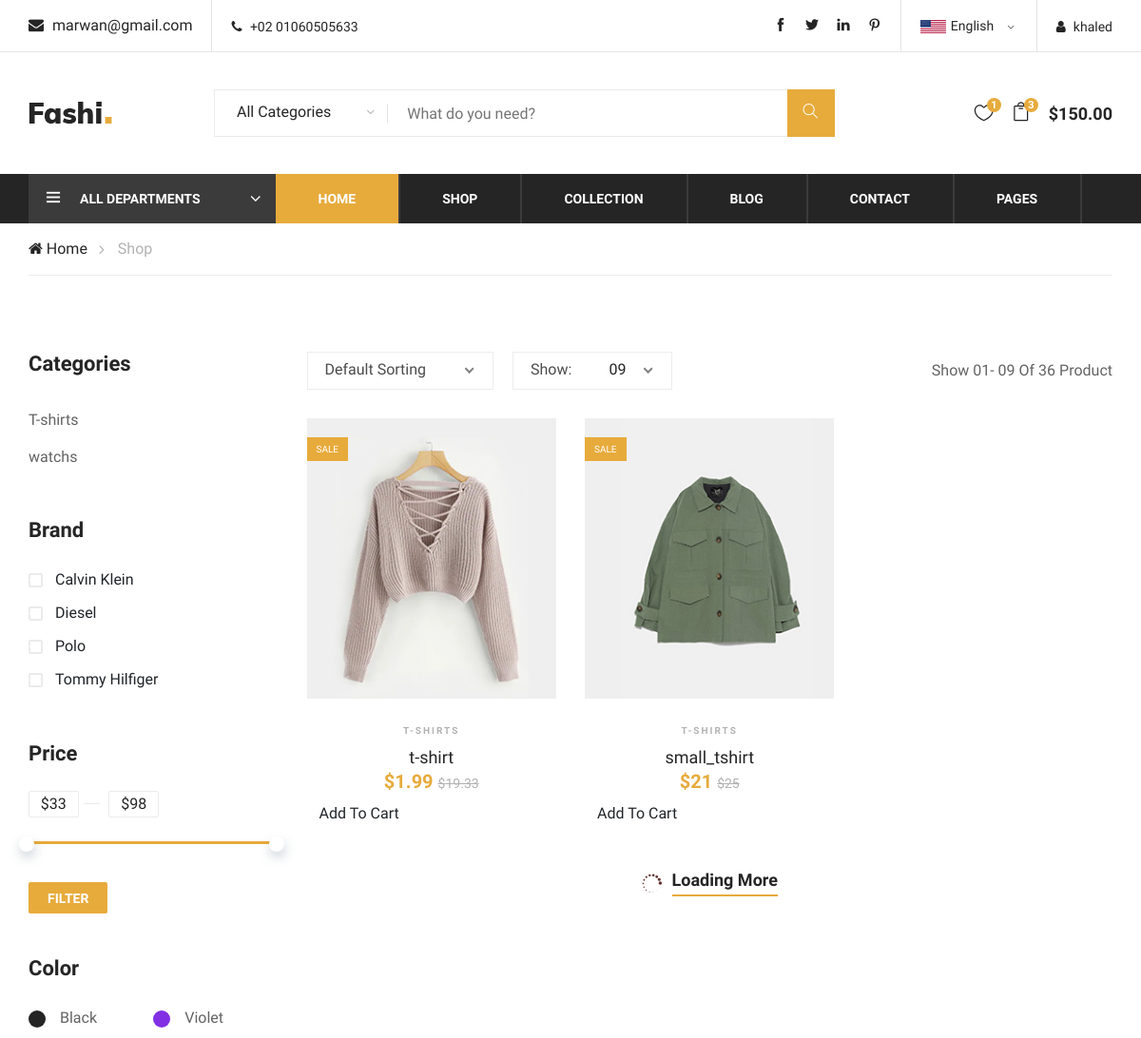
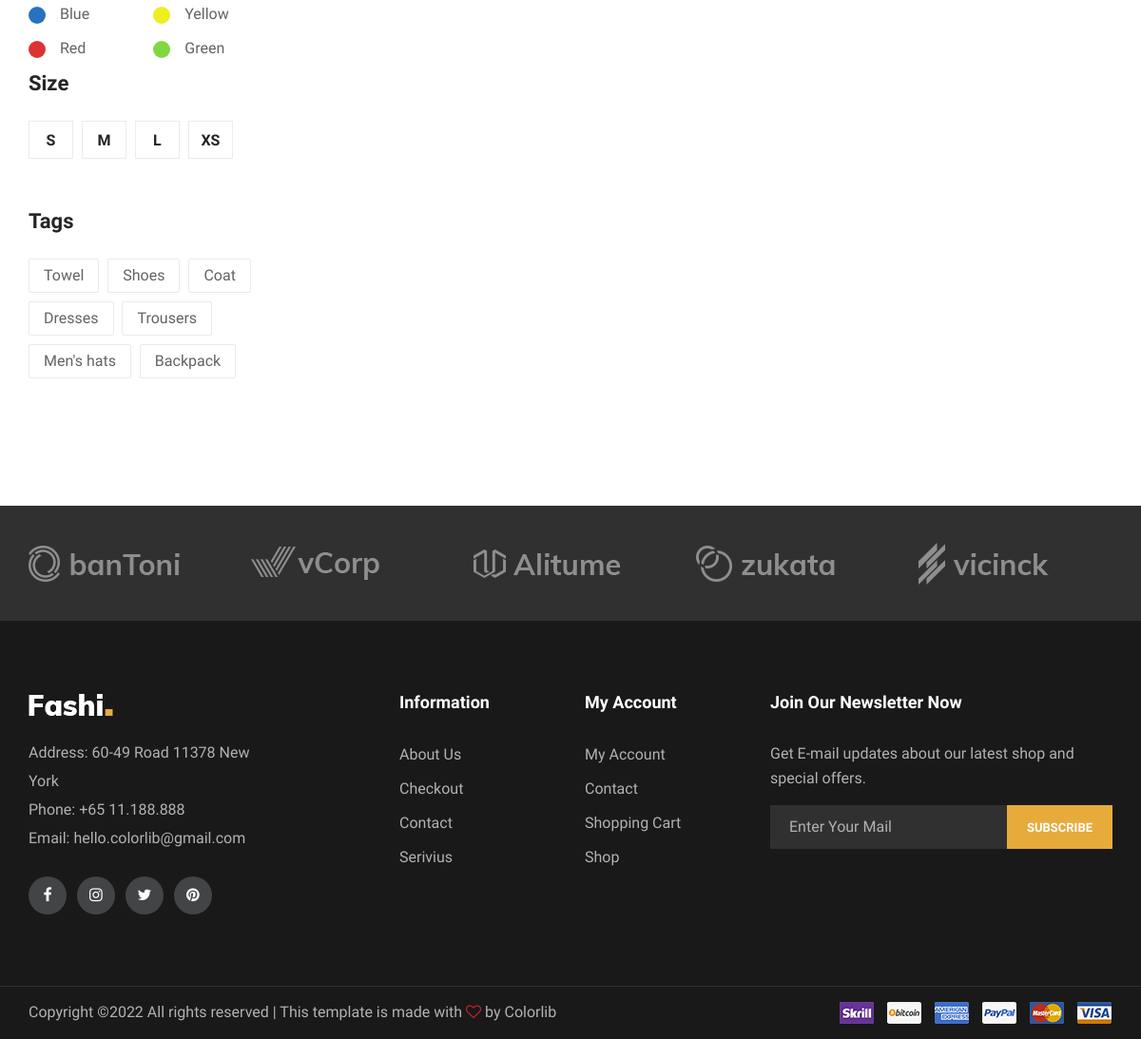
Screenshot of /core/shop.php (signed in) with the database file from the repository (2 pictures, top to bottom).
### tables this page shows
CREATE TABLE `info` (
  `email` varchar(32) NOT NULL,
  `phone` varchar(11) NOT NULL
);

CREATE TABLE `categories` (
  `id` int(11) NOT NULL,
  `cat_name` varchar(30) NOT NULL
);

CREATE TABLE `products` (
  `id` int(11) NOT NULL,
  `p_name` varchar(30) NOT NULL,
  `description` text NOT NULL,
  `price` varchar(30) NOT NULL,
  `image` longblob DEFAULT NULL,
  `discount` varchar(30) DEFAULT NULL,
  `stock` int(10) DEFAULT NULL,
  `id_category` int(10) DEFAULT NULL
);

### core/shop.php (the view, shortened to what this page needs)
<?php
include 'project_des/header.php';
include 'project_des/nav.php';
?>
    <div class="breacrumb-section">
        <div class="container">
            <div class="row">
                <div class="col-lg-12">
                    <div class="breadcrumb-text">
                        <a href="#"><i class="fa fa-home"></i> Home</a>
                        <span>Shop</span>
                    </div>
                </div>
            </div>
        </div>
    </div>
    <section class="product-shop spad">
        <div class="container">
            <div class="row">
                <div class="col-lg-3 col-md-6 col-sm-8 order-2 order-lg-1 produts-sidebar-filter">
                    <div class="filter-widget">
                        <h4 class="fw-title">Categories</h4>
                        <ul class="filter-catagories">
                        <?php
                        $select_all_cat = "SELECT cat_name FROM categories";
                        $result_all_cat = $connection->query($select_all_cat);
                        foreach($result_all_cat as $key_all_cat){
                            ?>
                                <li><a href="#"><?php echo $key_all_cat['cat_name']; ?></a></li>
                        <?php
                        }
                        ?>
                        </ul>
                    </div>
                    <div class="filter-widget">
                        <h4 class="fw-title">Brand</h4>
                        <div class="fw-brand-check">
                            <div class="bc-item">
                                <label for="bc-calvin">
                                    Calvin Klein
                                    <span class="checkmark"></span>
                                </label>
                            </div>
                            <div class="bc-item">
                                <label for="bc-diesel">
                                    Diesel
                                    <span class="checkmark"></span>
                                </label>
                            </div>
                            <div class="bc-item">
                                <label for="bc-polo">
                                    Polo
                                    <span class="checkmark"></span>
                                </label>
                            </div>
                            <div class="bc-item">
                                <label for="bc-tommy">
                                    Tommy Hilfiger
                                    <span class="checkmark"></span>
                                </label>
                            </div>
                        </div>
                    </div>
                    <div class="filter-widget">
                        <h4 class="fw-title">Price</h4>
                        <div class="filter-range-wrap">
                            <div class="range-slider">
                                <div class="price-input">
                                    <input type="text" id="minamount">
                                    <input type="text" id="maxamount">
                                </div>
                            </div>
                            <div class="price-range ui-slider ui-corner-all ui-slider-horizontal ui-widget ui-widget-content"
                                data-min="33" data-max="98">
                                <span tabindex="0" class="ui-slider-handle ui-corner-all ui-state-default"></span>
                                <span tabindex="0" class="ui-slider-handle ui-corner-all ui-state-default"></span>
                            </div>
                        </div>
                        <a href="#" class="filter-btn">Filter</a>
                    </div>
                    <div class="filter-widget">
                        <h4 class="fw-title">Color</h4>
                        <div class="fw-color-choose">
                            <div class="cs-item">
                                <label class="cs-black" for="cs-black">Black</label>
                            </div>
                            <div class="cs-item">
                                <label class="cs-violet" for="cs-violet">Violet</label>
                            </div>
                            <div class="cs-item">
                                <label class="cs-blue" for="cs-blue">Blue</label>
                            </div>
                            <div class="cs-item">
                                <label class="cs-yellow" for="cs-yellow">Yellow</label>
                            </div>
                            <div class="cs-item">
                                <label class="cs-red" for="cs-red">Red</label>
                            </div>
                            <div class="cs-item">
                                <label class="cs-green" for="cs-green">Green</label>
                            </div>
                        </div>
                    </div>
                    <div class="filter-widget">
                        <h4 class="fw-title">Size</h4>
                        <div class="fw-size-choose">
                            <div class="sc-item">
                                <label for="s-size">s</label>
                            </div>
                            <div class="sc-item">
                                <label for="m-size">m</label>
                            </div>
                            <div class="sc-item">
                                <label for="l-size">l</label>
                            </div>
                            <div class="sc-item">
                                <label for="xs-size">xs</label>
                            </div>
                        </div>
                    </div>
                    <div class="filter-widget">
                        <h4 class="fw-title">Tags</h4>
                        <div class="fw-tags">
                            <a href="#">Towel</a>
                            <a href="#">Shoes</a>
                            <a href="#">Coat</a>
                            <a href="#">Dresses</a>
                            <a href="#">Trousers</a>
                            <a href="#">Men's hats</a>
                            <a href="#">Backpack</a>
                        </div>
                    </div>
                </div>
                <div class="col-lg-9 order-1 order-lg-2">
                    <div class="product-show-option">
                        <div class="row">
                            <div class="col-lg-7 col-md-7">
                                <div class="select-option">
                                </div>
                            </div>
                            <div class="col-lg-5 col-md-5 text-right">
                                <p>Show 01- 09 Of 36 Product</p>
                            </div>
                        </div>
                    </div>
                    <div class="product-list">
                        <div class="row">
<?php
    $select_all_pro = "SELECT * FROM products";
    $result_all_pro = $connection->query($select_all_pro);
    foreach($result_all_pro as $key_pro){
        $id_cat = $key_pro['id_category'];
        $select_cat = "SELECT cat_name FROM categories WHERE id = $id_cat";
        $result_cat = $connection->query($select_cat);
        foreach($result_cat as $key_cat){
?>
                            <div class="col-lg-4 col-sm-6">
                                <div class="product-item">
                                    <div class="pi-pic">
                                        <img src="dashboard/images/<?php echo $key_pro['image']; ?>" alt="">
                                        <div class="sale pp-sale">Sale</div>
                                    </div>
                                    <div class="pi-text">
                                        <div class="catagory-name"><?php echo $key_cat['cat_name']; ?></div>
                                        <a href="#">
                                            <h5><?php echo $key_pro['p_name']; ?></h5>
                                        </a>
                                        <div class="product-price">
                                            $<?php echo $key_pro['discount']; ?>
                                            <span>$<?php echo $key_pro['price']; ?></span>
                                        </div>
                                    </div>
                                    <?php if (isset($_SESSION['username'])){
                                        $i = $key_pro['id'];
                                        $s = $key_pro['stock'];
                                        echo '<a href="function/add_to_cart.php?id='.$i.'&stock='.$s.'" class="btn btn-primary>">Add To Cart</a>';
                                    }
                                    ?>
                                </div>
                            </div>
<?php } } ?>
                        </div>
                    </div>
                    <div class="loading-more">
                        <i class="icon_loading"></i>
                        <a href="#">
                            Loading More
                        </a>
                    </div>
                </div>
            </div>
        </div>
    </section>
    <div class="partner-logo">
        <div class="container">
            <div class="logo-carousel owl-carousel">
                <div class="logo-item">
                    <div class="tablecell-inner">
                        <img src="img/logo-carousel/logo-1.png" alt="">
                    </div>
                </div>
                <div class="logo-item">
                    <div class="tablecell-inner">
                        <img src="img/logo-carousel/logo-2.png" alt="">
                    </div>
                </div>
                <div class="logo-item">
                    <div class="tablecell-inner">
                        <img src="img/logo-carousel/logo-3.png" alt="">
                    </div>
                </div>
                <div class="logo-item">
                    <div class="tablecell-inner">
                        <img src="img/logo-carousel/logo-4.png" alt="">
                    </div>
                </div>
                <div class="logo-item">
                    <div class="tablecell-inner">
                        <img src="img/logo-carousel/logo-5.png" alt="">
                    </div>
                </div>
            </div>
        </div>
    </div>
  <?php include 'project_des/footer.php';?>

### core/project_des/nav.php (shortened to what this page needs)
<?php
$v = '';
if(isset($_SESSION['username'])) {
    $v = $_SESSION['username'];
}
else {
    $v = 'Login';
}
$connection =  new mysqli(SERVERNAME, USERNAME , PASSWORD , DB_NAME);
$select_info = "SELECT *  FROM info";
$info = $connection->query($select_info);
$inf = $info->fetch_assoc();
$email = $inf['email'];
$phone = $inf['phone'];
?>
    <header class="header-section">
        <div class="header-top">
            <div class="container">
                <div class="ht-left">
                    <div class="mail-service">
                        <i class=" fa fa-envelope"></i>
                        <?php echo $email;?>
                    </div>
                    <div class="phone-service">
                        <i class=" fa fa-phone"></i>
                        +02 <?php echo $phone;?>
                    </div>
                </div>
                <div class="ht-right">
                    <a href="login.php" class="login-panel"><i class="fa fa-user"></i><?php echo $v; ?></a>
                    <div class="lan-selector">
                    </div>
                    <div class="top-social">
                        <a href="#"><i class="ti-facebook"></i></a>
                        <a href="#"><i class="ti-twitter-alt"></i></a>
                        <a href="#"><i class="ti-linkedin"></i></a>
                        <a href="#"><i class="ti-pinterest"></i></a>
                    </div>
                </div>
            </div>
        </div>
        <div class="container">
            <div class="inner-header">
                <div class="row">
                    <div class="col-lg-2 col-md-2">
                        <div class="logo">
                            <a href="./index.php">
                                <img src="img/logo.png" alt="">
                            </a>
                        </div>
                    </div>
                    <div class="col-lg-7 col-md-7">
                        <div class="advanced-search">
                            <button type="button" class="category-btn">All Categories</button>
                            <div class="input-group">
                                <input type="text" placeholder="What do you need?">
                                <button type="button"><i class="ti-search"></i></button>
                            </div>
                        </div>
                    </div>
                    <div class="col-lg-3 text-right col-md-3">
                        <ul class="nav-right">
                            <li class="heart-icon">
                                <a href="#">
                                    <i class="icon_heart_alt"></i>
                                    <span>1</span>
                                </a>
                            </li>
                            <li class="cart-icon">
                                <a href="#">
                                    <i class="icon_bag_alt"></i>
                                    <span>3</span>
                                </a>
                            </li>
                            <li class="cart-price">$150.00</li>
                        </ul>
                    </div>
                </div>
            </div>
        </div>
        <div class="nav-item">
            <div class="container">
                <div class="nav-depart">
                    <div class="depart-btn">
                        <i class="ti-menu"></i>
                        <span>All departments</span>
                    </div>
                </div>
                <nav class="nav-menu mobile-menu">
                    <ul>
                        <li class="active"><a href="./index.php">Home</a></li>
                        <li><a href="./shop.php">Shop</a></li>
                        <li><a href="#">Collection</a>
                        </li>
                        <li><a href="./blog.php">Blog</a></li>
                        <li><a href="./contact.php">Contact</a></li>
                        <li><a href="#">Pages</a>
                        </li>
                    </ul>
                </nav>
            </div>
        </div>
    </header>

### rows the page displays
info: email "marwan@gmail.com", phone "01060505633"
categories: cat_name "T-shirts", products.image (picture), cat_name "T-SHIRTS"
categories: cat_name "watchs"
products: p_name "t-shirt", discount "1.99", price "19.33"
products: p_name "small_tshirt", discount "21", price "25"

### other values shown
$v "khaled"
